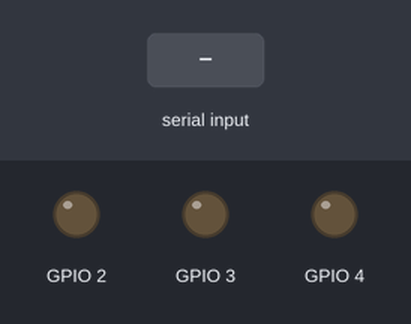
A program run on a simulated Raspberry Pi (BCM pin numbers). Parts: output pins drawn as LEDs (lit = HIGH). The test bench sets the inputs (shaded band). What the program prints to the terminal is not drawn.

Above: at 1.2 s.
1.3 s: "1" typed at the terminal, then Enter
2.8 s: "ON" typed at the terminal, then Enter
At 3.5 s:
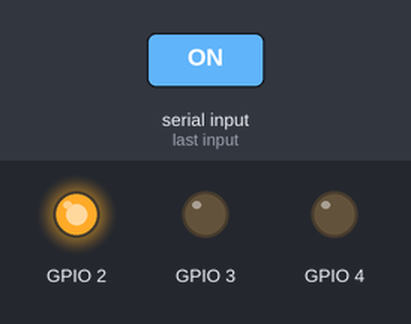
4.3 s: "2" typed at the terminal, then Enter
5.8 s: "ON" typed at the terminal, then Enter
At 7.0 s:
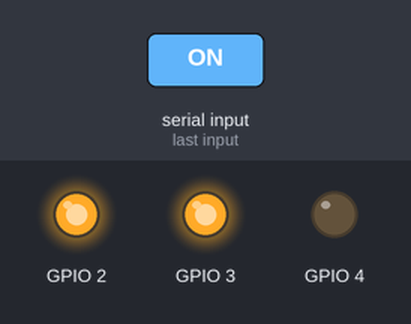
Timing chart, 0 to 8.3 s (numbered marks = the images above; inputs shaded):
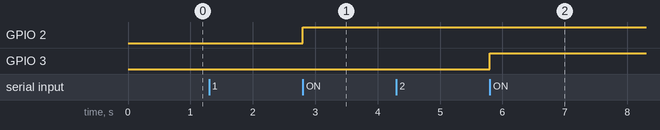

Measured:
- after the input at 1.3 s, every drawn part: stays the same
- after the input at 2.8 s, GPIO 2: LOW → HIGH at once
- after the input at 4.3 s, every drawn part: stays the same
- after the input at 5.8 s, GPIO 3: LOW → HIGH at once

The program:

lab2.py
```python
#lab2 --> control on motor and led and buzzer
import RPi.GPIO as GPIO
GPIO.setmode(GPIO.BCM)
GPIO.setup(2,GPIO.OUT,initial=GPIO.LOW)
GPIO.setup(3,GPIO.OUT,initial=GPIO.LOW)
GPIO.setup(4,GPIO.OUT,initial=GPIO.LOW)
while True:
	print("|----------------------------------------|")
	print("if you want to control on motor press 1  |")
	print("if you want to control on led press 2    |")
	print("if you want to control on Buzzer press 3 |")
	print("if you want to close your system press 4 |")
	print("|----------------------------------------|")

	choice=int(input("please enter your choice:"))

	if choice==1:
		print("|----------------------------------------|")
		print("|Motor on---> enter (ON)                 |")
		print("|Motor off---> enter (OFF)               |")
		print("|----------------------------------------|")
		choiceControl=str(input("please enter your choice:"))
		if choiceControl=="ON":
			GPIO.output(2,GPIO.HIGH)
		elif choiceControl=="OFF":
			GPIO.output(2,GPIO.LOW)
		else:
			print("invalid choice")
	elif choice==2:
		print("|----------------------------------------|")
		print("|LED on---> enter (ON)                 |")
		print("|LED off---> enter (OFF)               |")
		print("|----------------------------------------|")
		choiceControl=str(input("please enter your choice:"))
		if choiceControl=="ON":
			GPIO.output(3,GPIO.HIGH)
		elif choiceControl=="OFF":
			GPIO.output(3,GPIO.LOW)
		else:
			print("invalid choice")
	elif choice==3:
		print("|----------------------------------------|")
		print("|Buzzer on---> enter (ON)                 |")
		print("|Buzzer off---> enter (OFF)               |")
		print("|----------------------------------------|")
		choiceControl=str(input("please enter your choice:"))
		if choiceControl=="ON":
			GPIO.output(4,GPIO.HIGH)
		elif choiceControl=="OFF":
			GPIO.output(4,GPIO.LOW)
		else:
			print("invalid choice")
	elif choice==4:
		print("Thank you for using My system")
		print("*******Good Bye*********")
		exit()
	else:
			print("invalid choice")
```
